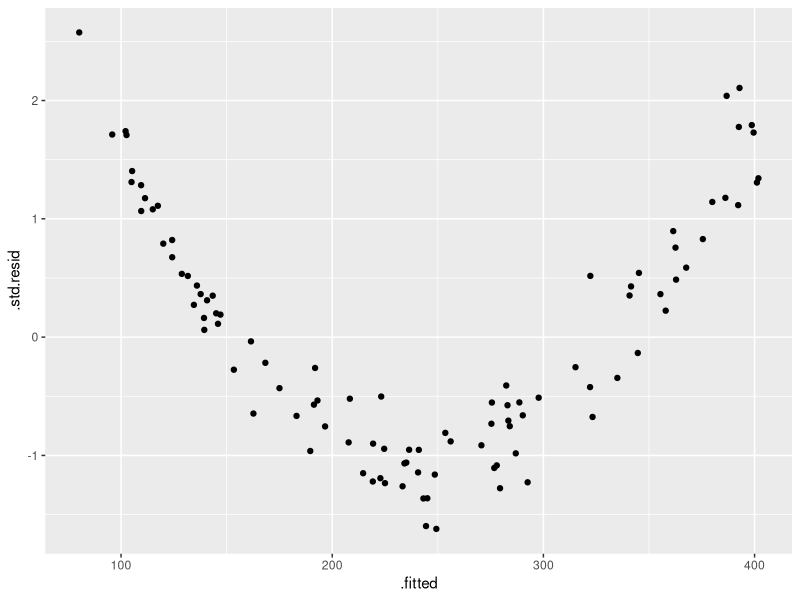
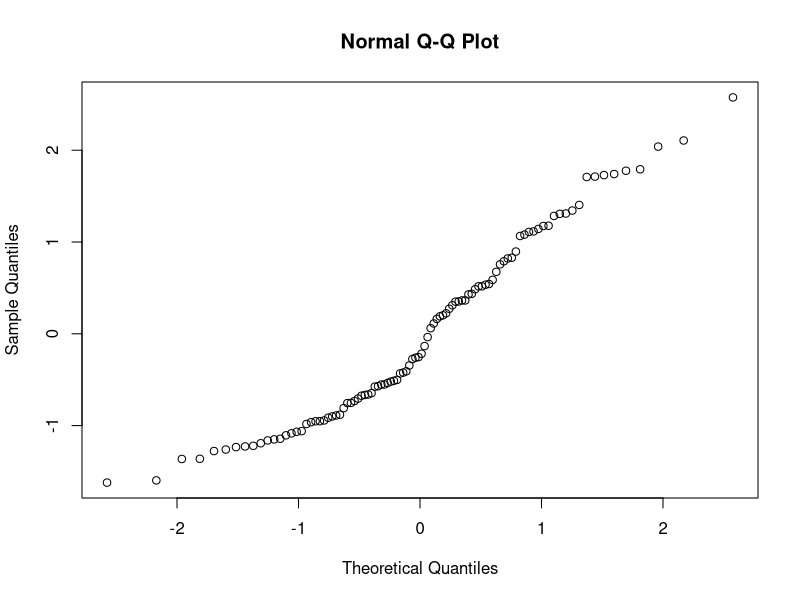
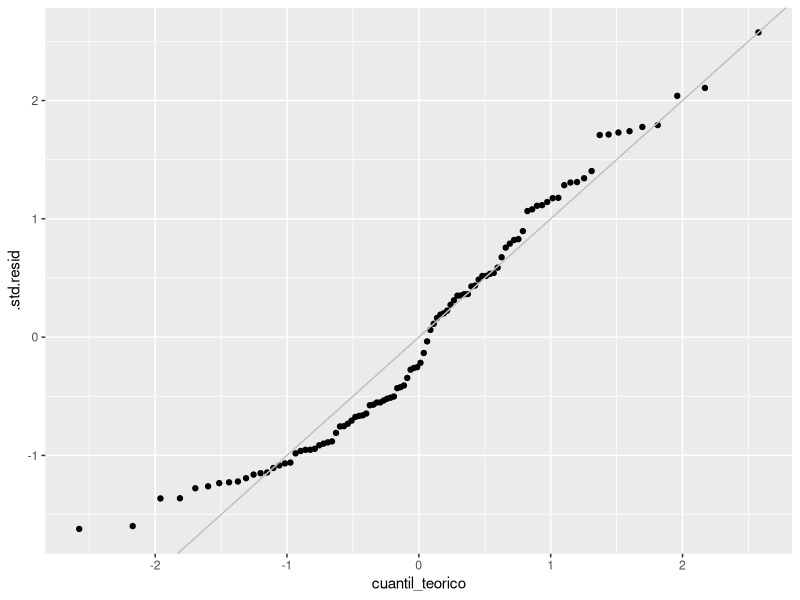
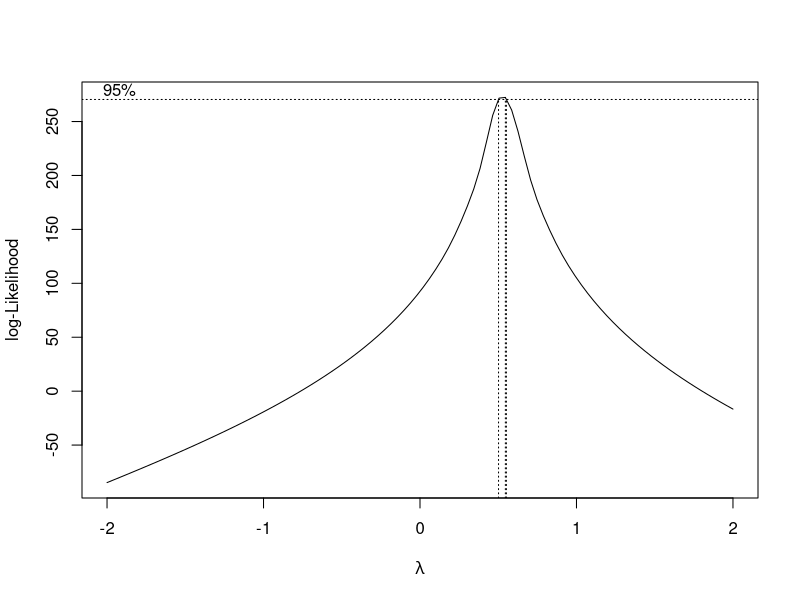
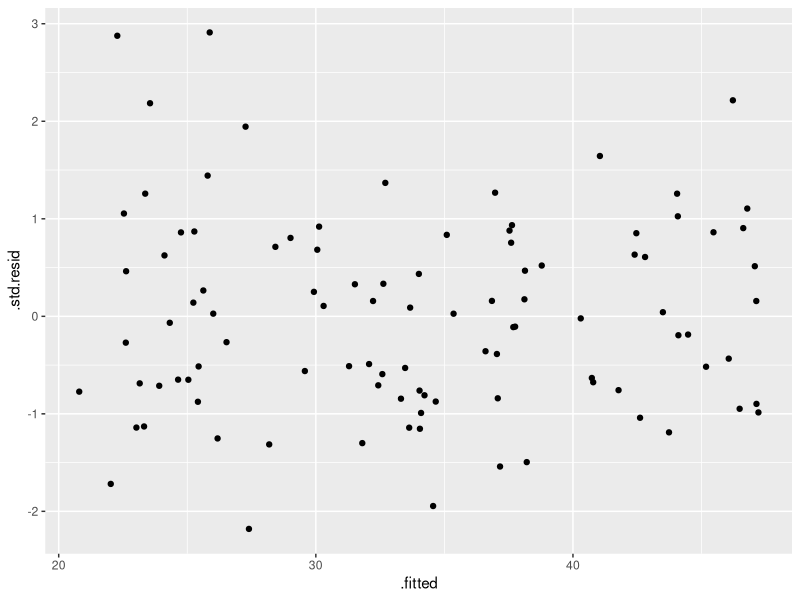
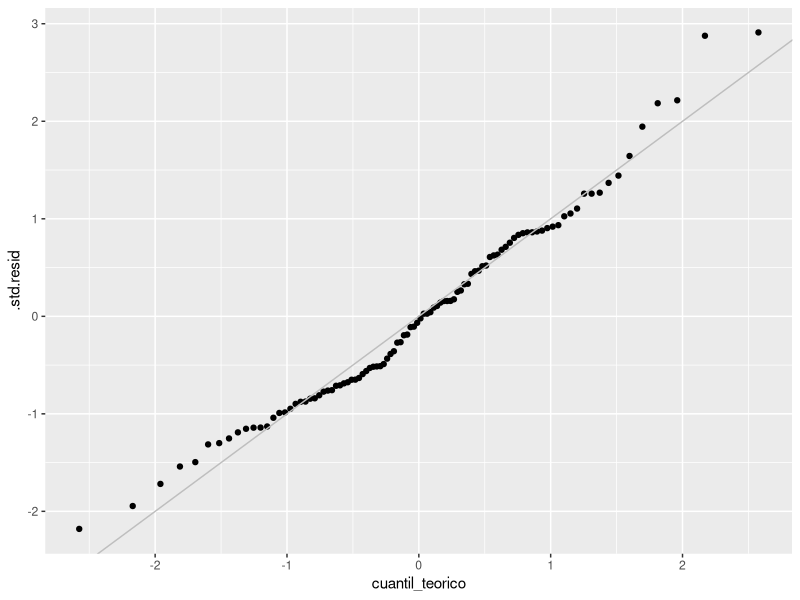

The R source for these figures, in order:
## ---- chunk 1
knitr::opts_chunk$set(echo = TRUE)
library(tidyverse) # Manipulacion de data frames y graficas amenas
library(broom) # Simplifica el agregado de predichos, residuos y demases a un data frame
library(MASS) # Box-Cox
## ---- chunk 2
datos1 <- read.table("datos1.txt")
n <- dim(datos1)[1]

df <- as_tibble(datos1, rownames = "obs")

# a)
modelo_completo <- y ~ x1 + x2 + x3 + x4
llamada_lm <- lm(modelo_completo, data = df)
summary(llamada_lm)
df <- broom::augment(llamada_lm)
## ---- chunk 3
# b grafico residuos estandarizados (estudentizados internos) versus predichos
(grafico_b <- ggplot(df, aes(x=.fitted, y=.std.resid)) +
  geom_point())
## ---- chunk 4
qqnorm(df$.std.resid)
## ---- chunk 5
(grafico_cbis <- df %>%
  arrange(.std.resid) %>%
  mutate(
    cuantil_teorico = qnorm((seq(n)-0.5)/n)) %>%
  ggplot(aes(cuantil_teorico, .std.resid)) +
  geom_point() +
  geom_abline(slope=1, intercept=0, color='gray'))
## ---- chunk 6
alfa <- 0.05
llamada_shapiro <- shapiro.test(df$.std.resid)
## ---- chunk 7
llamada_boxcox <- boxcox(modelo_completo, data = df)
lambda <- llamada_boxcox$x[which.max(llamada_boxcox$y)]
## ---- chunk 8
g_boxcox <- function(y, lambda) {
  if (lambda == 0) {
    return(log(y))
  } else {
    return((y^lambda - 1) / lambda)
  }
}

df_lambda <- as_tibble(datos1, rownames = "obs") %>%
  mutate(y_lambda = g_boxcox(y, lambda))

modelo_transformado <- y_lambda ~ x1 + x2 + x3 + x4
llamada_lm_transformado <- lm(modelo_transformado, df_lambda)
df_lambda <- augment(llamada_lm_transformado)
(grafico_d <- ggplot(df_lambda, aes(x=.fitted, y=.std.resid)) +
  geom_point())

(grafico_dbis <- df_lambda %>%
  arrange(.std.resid) %>%
  mutate(
    cuantil_teorico = qnorm((seq(n)-0.5)/n)) %>%
  ggplot(aes(cuantil_teorico, .std.resid)) +
  geom_point() +
  geom_abline(slope=1, intercept=0, color='gray'))

llamada_shapiro_lambda <- shapiro.test(df_lambda$.std.resid)
## ---- chunk 9
covariables <- c("x1","x2","x3","x4")

generar_formulas <- function(p, y_nombre, X_nombre) {
  lados_derechos <- unlist(
      combn(x = X_nombre, m = p,
            simplify = F, FUN = paste, collapse = " + "))
  
  map(str_c(y_nombre, "~", lados_derechos, sep = " "), as.formula)
}

modelos <- map(seq_len(4), 
                generar_formulas,
                y_nombre = "y_lambda",
                X_nombre = covariables) %>%
  imap(~ tibble("p" = .y, "modelo" = .x)) %>%
  bind_rows %>%
  mutate(nombre = map(modelo, deparse) %>% map_chr(str_c, collapse = ""))

modelos <- modelos %>%
  mutate(
    ajuste = map(modelo, lm, data=df_lambda),
    resumen = map(ajuste, glance),
    adj_r_sq = map_dbl(resumen, "adj.r.squared"))

adj_r_sq_full <- modelos %>%
  filter(nombre == "y_lambda ~ x1 + x2 + x3 + x4") %>%
  pluck("adj_r_sq")

calcular_cp <- function(adj_r_sq, p, adj_r_sq_full, n) {
  return((1-adj_r_sq)*(n-p)/(1-adj_r_sq_full)-n+2*p)
}

modelos <- modelos %>%
  mutate(
    cp = map2_dbl(adj_r_sq, p, calcular_cp, adj_r_sq_full=adj_r_sq_full, n=n)
  )

mejor_modelo <- top_n(modelos, 1, -cp)
## ---- chunk 10
modelos %>%
  dplyr::select(nombre, adj_r_sq, cp)
## ---- chunk 11
(matriz_corr <- cor(df_lambda[,covariables]))
